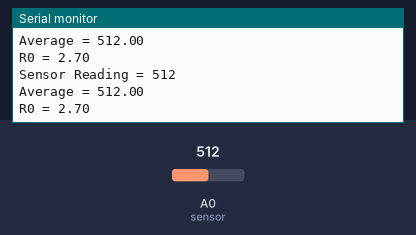
The sketch below on a simulated Arduino Uno, built with avr-gcc and run on an emulated ATmega328P. Shown: the last lines printed to the serial monitor. The test bench sets the inputs (shaded band); at power-on: A0 (sensor) = 512.

Above: at 1.2 s.
1.3 s: A0 (sensor) set to 0
At 3.0 s:
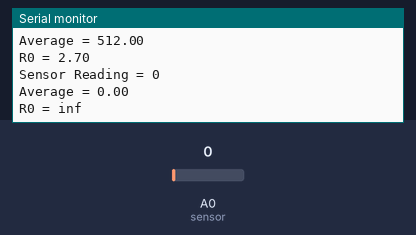
4.3 s: A0 (sensor) set to 122
At 5.1 s:
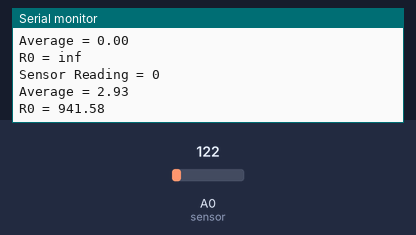
Timing chart, 0 to 7.3 s (numbered marks = the images above; inputs shaded):
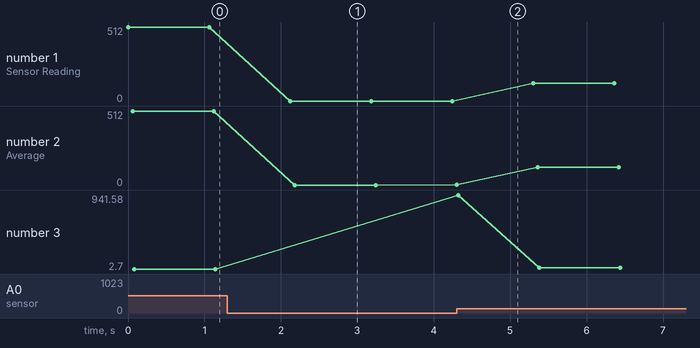

The sketch:

mq135_calibr_new.ino
```cpp
void setup() {
  Serial.begin(9600); //Baud rate
  pinMode(A0,INPUT);
}

void loop() {
  float sensor_volt; //Define variable for sensor voltage
  float RS_air; //Define variable for sensor resistance
  float R0; //Define variable for R0
  float sensorValue=0.0; //Define variable for analog readings
  Serial.print("Sensor Reading = ");
  Serial.println(analogRead(A0));

  for(int x = 0 ; x < 500 ; x++) //Start for loop
  {
    sensorValue = sensorValue + analogRead(A0); //Add analog values of sensor 500 times
  }
  sensorValue = sensorValue/500.0; //Take average of readings
  Serial.print("Average = ");
  Serial.println(sensorValue);
  sensor_volt = sensorValue*(5.0/1023.0); //Convert average to voltage
  RS_air = ((5.0*10.0)/sensor_volt)-10.0; //Calculate RS in fresh air
  R0 = RS_air/3.7; //Calculate R0

  Serial.print("R0 = "); //Display "R0"
  Serial.println(R0); //Display value of R0
  delay(1000);
}
```

Measured:
- after the input at 1.3 s, the serial monitor: prints a new line after 0.82 s (image 1)
- after the input at 4.3 s, the serial monitor: prints a new line at once (image 2)
- plotted number 1: 0 → 122 after the input at 4.3 s
- plotted number 2: 0 → 122 after the input at 4.3 s
- plotted number 3: 2.7 → 19.96 after the input at 4.3 s
